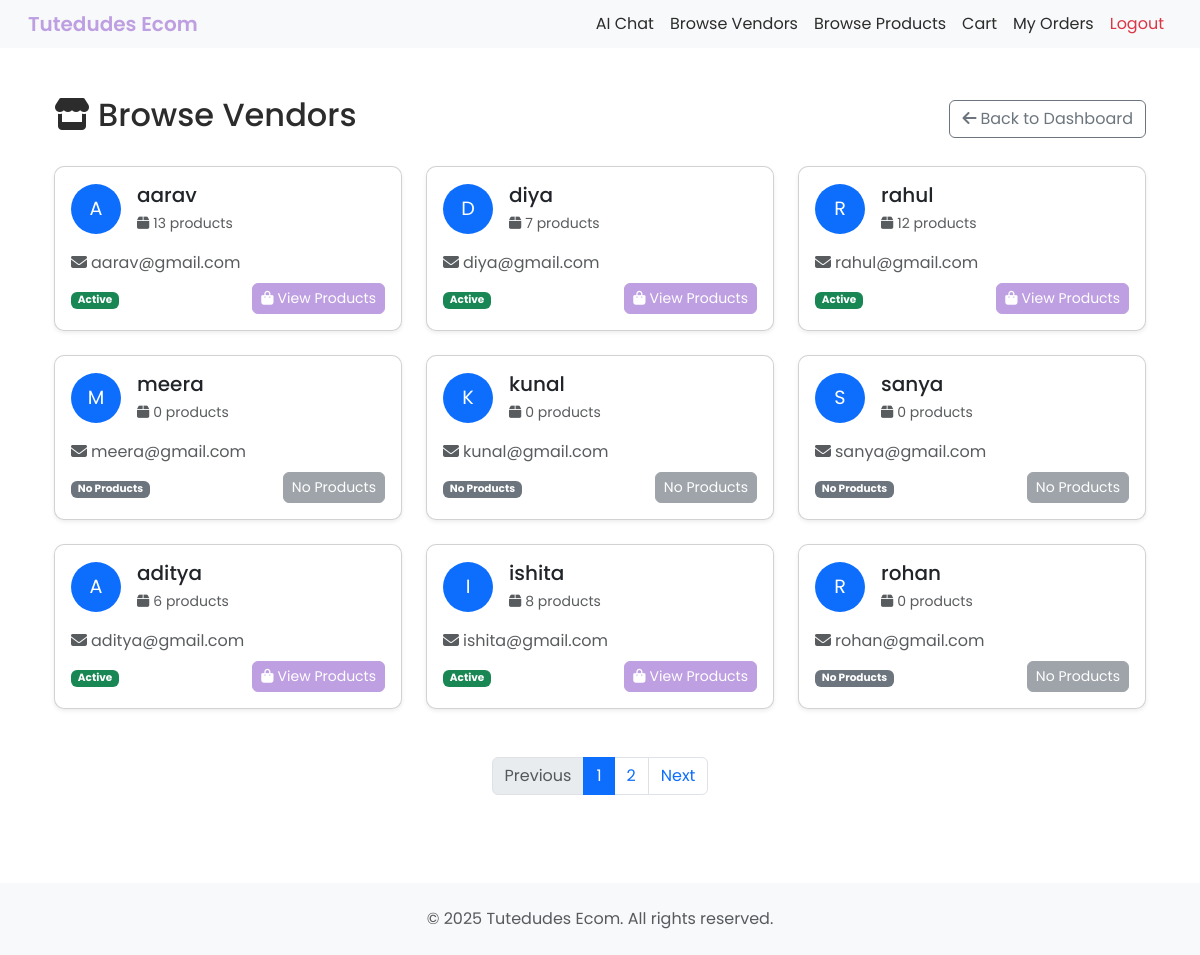
The app's page /retailer/vendors/ (signed in) with its own data.
### ecomApp/models.py (models this page shows, shortened)
class CustomUser(AbstractUser):
    is_vendor = models.BooleanField(default=False)
    is_retailer = models.BooleanField(default=False)

### ecomApp/views.py (the view)
# urls.py: path('retailer/vendors/', views.vendor_list, name='vendor_list'),
@login_required
@user_passes_test(lambda u: getattr(u, 'is_retailer', False), login_url='/')
def vendor_list(request):
    vendors_qs = CustomUser.objects.filter(is_vendor=True)
    from django.core.paginator import Paginator
    paginator = Paginator(vendors_qs, 9)
    page_number = request.GET.get('page')
    page_obj = paginator.get_page(page_number)
    vendors = list(page_obj.object_list)
    for vendor in vendors:
        vendor.product_count = Product.objects.filter(vendor=vendor, available=True).count()
    return render(request, 'vendor_list.html', {
        'vendors': vendors,
        'page_obj': page_obj,
        'user': request.user
    })

### ecomApp/templates/vendor_list.html (shortened to what this page needs)
{% extends 'base.html' %}
{% load static %}
{% block content %}
<div class="container py-4">
    <div class="d-flex justify-content-between align-items-center mb-4">
        <h2><i class="fas fa-store me-2"></i>Browse Vendors</h2>
        <a href="{% url 'retailer_dashboard' %}" class="btn btn-outline-secondary">
            <i class="fas fa-arrow-left me-1"></i>Back to Dashboard
        </a>
    </div>
    {% if vendors %}
        <div class="row">
            {% for vendor in vendors %}
            <div class="col-md-6 col-lg-4 mb-4">
                <div class="card h-100 shadow-sm">
                    <div class="card-body">
                        <div class="d-flex align-items-center mb-3">
                            <div class="bg-primary text-white rounded-circle d-flex align-items-center justify-content-center me-3"
                                 style="width: 50px; height: 50px; font-size: 1.2rem;">
                                {{ vendor.username|slice:":1"|upper }}
                            </div>
                            <div>
                                <h5 class="card-title mb-1">{{ vendor.username }}</h5>
                                <small class="text-muted">
                                    <i class="fas fa-box me-1"></i>{{ vendor.product_count }} products
                                </small>
                            </div>
                        </div>
                        {% if vendor.email %}
                        <p class="card-text text-muted mb-2">
                            <i class="fas fa-envelope me-1"></i>{{ vendor.email }}
                        </p>
                        {% endif %}
                        <div class="d-flex justify-content-between align-items-center">
                            <small class="text-muted">
                                {% if vendor.product_count > 0 %}
                                    <span class="badge bg-success">Active</span>
                                {% else %}
                                    <span class="badge bg-secondary">No Products</span>
                                {% endif %}
                            </small>
                            {% if vendor.product_count > 0 %}
                            <a href="{% url 'vendor_detail' vendor.id %}" class="btn btn-primary btn-sm">
                                <i class="fas fa-shopping-bag me-1"></i>View Products
                            </a>
                            {% else %}
                            <button class="btn btn-secondary btn-sm" disabled>
                                No Products
                            </button>
                            {% endif %}
                        </div>
                    </div>
                </div>
            </div>
            {% endfor %}
        </div>
    {% else %}
        <div class="text-center py-5">
            <i class="fas fa-store-slash fa-3x text-muted mb-3"></i>
            <h4 class="text-muted">No Vendors Available</h4>
            <p class="text-muted">There are currently no vendors registered in the system.</p>
        </div>
    {% endif %}
{% if page_obj.has_other_pages %}
<nav aria-label="Vendors pagination" class="mt-4">
    <ul class="pagination justify-content-center">
        {% if page_obj.has_previous %}
        <li class="page-item"><a class="page-link" href="?page={{ page_obj.previous_page_number }}">Previous</a></li>
        {% else %}<li class="page-item disabled"><span class="page-link">Previous</span></li>{% endif %}
        {% for num in page_obj.paginator.page_range %}
            {% if page_obj.number == num %}
                <li class="page-item active"><span class="page-link">{{ num }}</span></li>
            {% else %}
                <li class="page-item"><a class="page-link" href="?page={{ num }}">{{ num }}</a></li>
            {% endif %}
        {% endfor %}
        {% if page_obj.has_next %}
        <li class="page-item"><a class="page-link" href="?page={{ page_obj.next_page_number }}">Next</a></li>
        {% else %}<li class="page-item disabled"><span class="page-link">Next</span></li>{% endif %}
    </ul>
</nav>
{% endif %}
</div>
{% endblock %}

### ecomApp/static/css/style.css (style rules this page uses)
:root { --color-primary: #BE9FE1; --color-primary-hover: #A98BC9; --color-primary-disabled: rgba(190,159,225,0.8); --color-accent-light: #E1CCEC; --color-accent-medium: #C9B6E4; --color-bg: #FFFFFF; --color-bg-secondary: #F1F1F6; --color-text: #2C2C2C; --color-text-secondary: #6C757D; }
body { font-family: 'Poppins', sans-serif ; }
.btn-primary { background-color: var(--color-primary) ; border-color: var(--color-primary) ; }
.card { border-radius: 10px; box-shadow: 0 2px 4px rgba(0,0,0,0.1); transition: transform 0.2s; }
.btn { border-radius: 6px; }
body { background: var(--color-bg); color: var(--color-text); }
a { color: var(--color-primary); }
html, body { height: 100%; }
body { display: flex; flex-direction: column; }

### ecomApp/templates/base.html (style rules this page uses)
body { font-family: 'Poppins', sans-serif !important; }

### records on screen
CustomUser: username "A", username "aarav", product_count "13", email "aarav@gmail.com", shows "Active", shows "View Products"
CustomUser: username "D", username "diya", product_count "7", email "diya@gmail.com", shows "Active", shows "View Products"
CustomUser: username "R", username "rahul", product_count "12", email "rahul@gmail.com", shows "Active", shows "View Products"
CustomUser: username "M", username "meera", product_count "0", email "meera@gmail.com", shows "No Products"
CustomUser: username "K", username "kunal", product_count "0", email "kunal@gmail.com", shows "No Products"
CustomUser: username "S", username "sanya", product_count "0", email "sanya@gmail.com", shows "No Products"
CustomUser: username "A", username "aditya", product_count "6", email "aditya@gmail.com", shows "Active", shows "View Products"
CustomUser: username "I", username "ishita", product_count "8", email "ishita@gmail.com", shows "Active", shows "View Products"
CustomUser: username "R", username "rohan", product_count "0", email "rohan@gmail.com", shows "No Products"

### other values on screen
{{ num }} "1"
{{ num }} "2"
